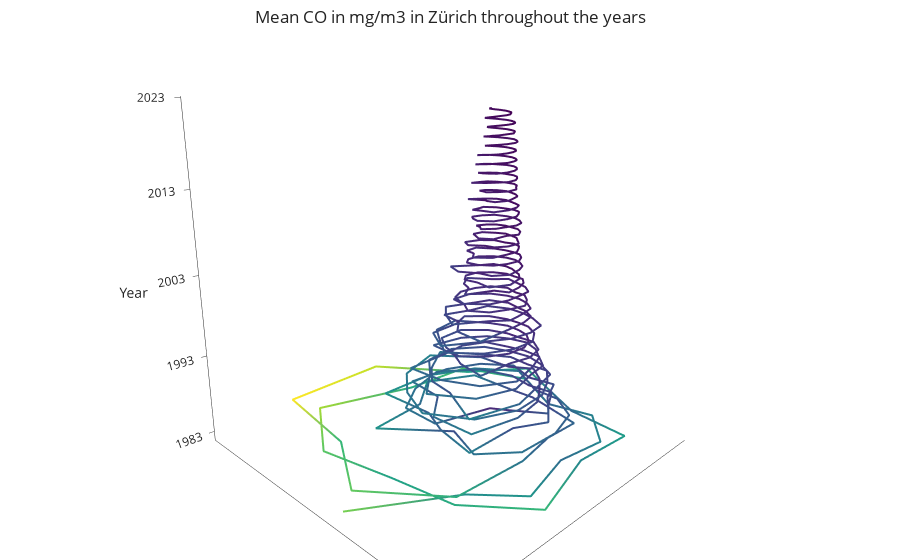

Notebook code for this chart:
### Code cell
data_v1 = data[data["Parameter"] == "CO in mg/m3"][["Datum", "Parameter", "Wert"]].copy()
# get mean for every month
data_v1.loc[:, "Year"] = data_v1["Datum"].dt.year
data_v1.loc[:, "Month"] = data_v1["Datum"].dt.month

data_v1 = data_v1.groupby(["Year", "Month", "Parameter"]).mean().reset_index()
data_v1["Time"] = pd.to_datetime(data_v1[["Year", "Month"]].assign(DAY=1))
data_v1 = data_v1.drop(["Year", "Month", "Datum"], axis=1)

start_time = data_v1['Time'].min()
data_v1['time_years'] = data_v1['Time'].apply(lambda x: (x - start_time).days / 365.25)

# Map 'time_years' to a value between 0 and 2*pi for each year
data_v1['time_normalized'] = data_v1['time_years'].apply(lambda x: 2*np.pi*(x % 1))  # x%1 gives the fractional part

# Convert Time and Wert to 3D coordinates
data_v1['x'] = data_v1['Wert'] * np.cos(data_v1['time_normalized'])
data_v1['y'] = data_v1['Wert'] * np.sin(data_v1['time_normalized'])
data_v1['z'] = data_v1['time_years']

fig = go.Figure(data=[go.Scatter3d(
    x=data_v1['x'],
    y=data_v1['y'],
    z=data_v1['z'],
    mode='lines',
    line=dict(
        color=data_v1['Wert'],
        colorscale='Viridis',
        width=4
    ),
    name='',
    hovertemplate='%{text}',
    text="Date: " + data_v1['Time'].dt.strftime('%m.%Y') + '<br>Mean CO: ' + data_v1['Wert'].round(2).astype(str)
)])

fig.update_layout(
    scene=dict(
        xaxis_title="",
        yaxis_title="",
        zaxis_title='Year',
        camera=dict(
            up=dict(x=0, y=0, z=1),
            center=dict(x=0, y=0, z=0),
            eye=dict(x=1.3, y=1.3, z=0.5)
        ),
        aspectratio=dict(x=1, y=1, z=1)
    ),
    scene_xaxis_showgrid=False,
    scene_yaxis_showgrid=False,
    scene_zaxis_showgrid=False,
    scene_zaxis=dict(ticktext=['1983', '1993', '2003', '2013', '2023'], tickvals=[0, 10, 20, 30, 40]),
    scene_xaxis=dict(ticktext=[], tickvals=[]),
    scene_yaxis=dict(ticktext=[], tickvals=[]),
    scene_bgcolor='rgba(0,0,0,0)',
    template="simple_white",
    margin=dict(r=0, l=0, b=0, t=0)
)

fig.update_layout(
    title={
        'text': "Mean CO in mg/m3 in Zürich throughout the years",
        'y': 0.98,
        'x': 0.5,
        'xanchor': 'center',
        'yanchor': 'top'
    }
)

# display
fig.show()

### Figure 1 — Plotly figure (JSON) as saved in the notebook; plotly's stock layout.template omitted (floating-point values rounded to 4 significant figures; data arrays with more than 128 entries replaced by an {"elided": "..."} marker saying what was removed)
{"data": [{"hovertemplate": "%{text}", "line": {"color": {"elided": "468 float values"}, "colorscale": [[0, "#440154"], [0.1111, "#482878"], [0.2222, "#3e4989"], [0.3333, "#31688e"], [0.4444, "#26828e"], [0.5556, "#1f9e89"], [0.6667, "#35b779"], [0.7778, "#6ece58"], [0.8889, "#b5de2b"], [1, "#fde725"]], "width": 4}, "mode": "lines", "name": "", "text": {"elided": "468 str values"}, "type": "scatter3d", "x": {"elided": "468 float values"}, "y": {"elided": "468 float values"}, "z": {"elided": "468 float values"}}], "layout": {"margin": {"b": 0, "l": 0, "r": 0, "t": 0}, "scene": {"aspectratio": {"x": 1, "y": 1, "z": 1}, "bgcolor": "rgba(0,0,0,0)", "camera": {"center": {"x": 0, "y": 0, "z": 0}, "eye": {"x": 1.3, "y": 1.3, "z": 0.5}, "up": {"x": 0, "y": 0, "z": 1}}, "xaxis": {"showgrid": false, "ticktext": [], "tickvals": [], "title": {"text": ""}}, "yaxis": {"showgrid": false, "ticktext": [], "tickvals": [], "title": {"text": ""}}, "zaxis": {"showgrid": false, "ticktext": ["1983", "1993", "2003", "2013", "2023"], "tickvals": [0, 10, 20, 30, 40], "title": {"text": "Year"}}}, "title": {"text": "Mean CO in mg/m3 in Zürich throughout the years", "x": 0.5, "xanchor": "center", "y": 0.98, "yanchor": "top"}}}
